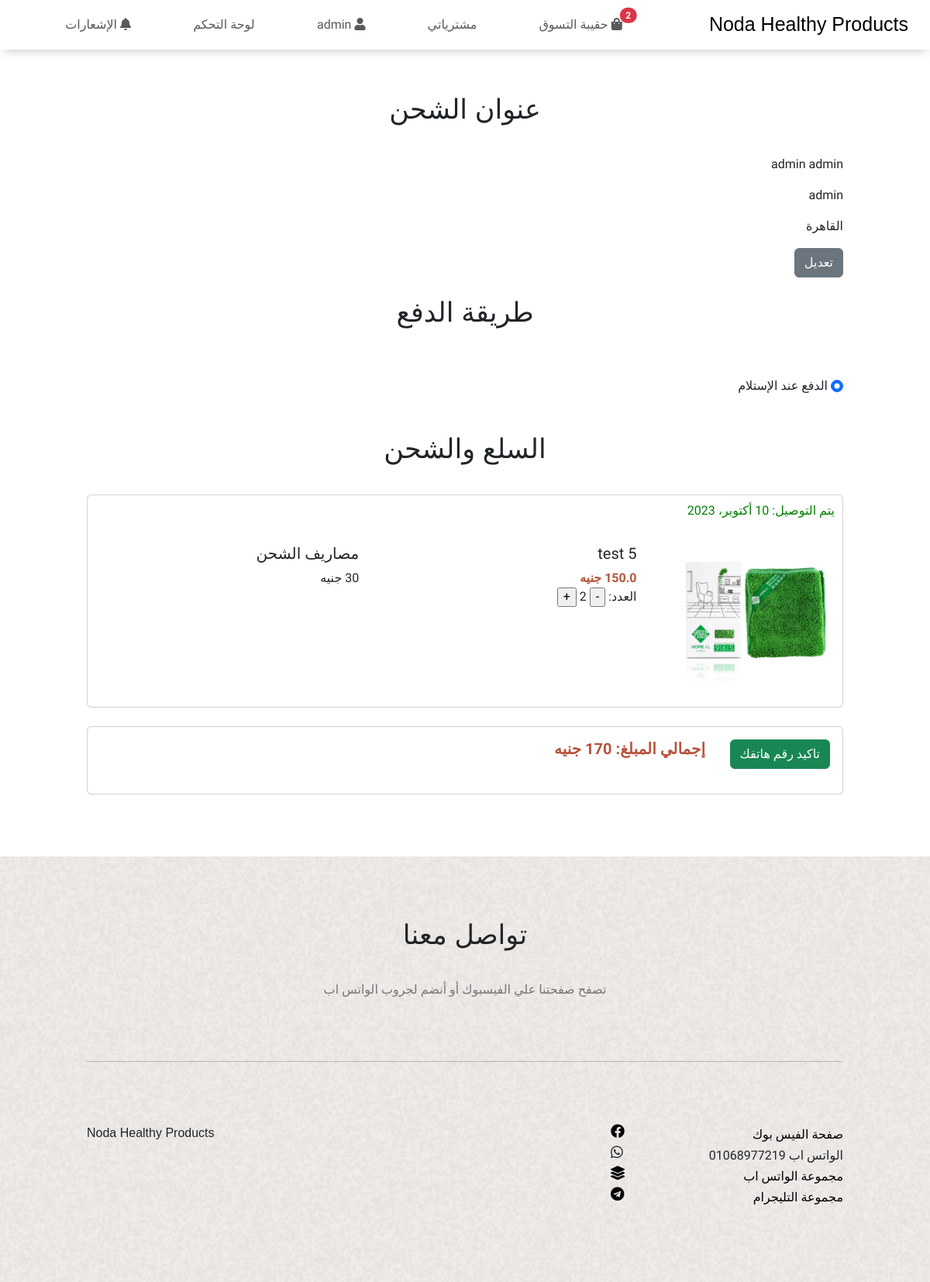
/purchase/ (signed in), run on an earlier commit of the app's database.
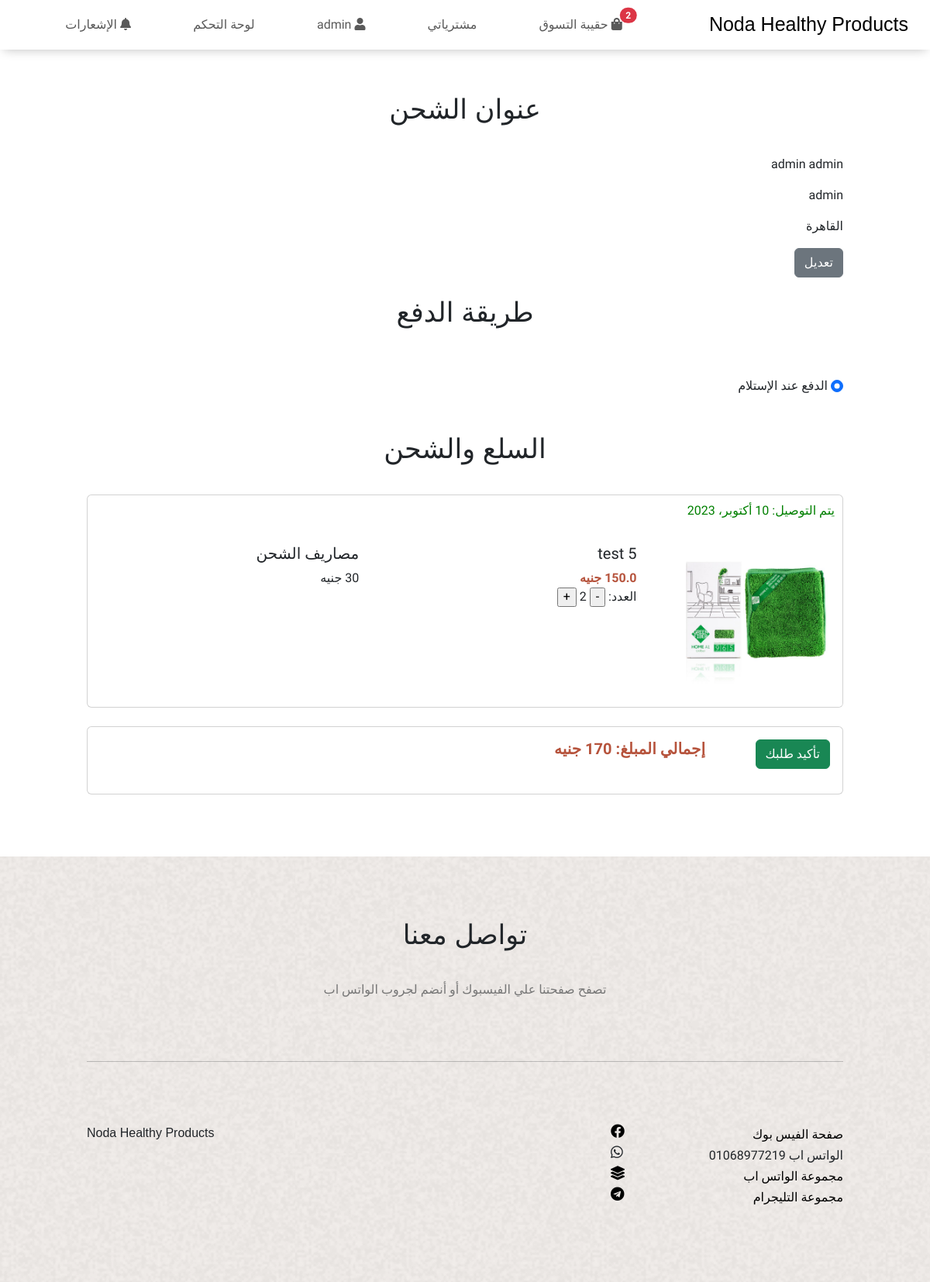
And on a later commit of the database.
### store/views.py (the view)
# urls.py: path('purchase/', views.purchase, name='purchase'),
def purchase(request):
    if request.user.products_in_cart < 1:
        messages.error(request, "لا يوجد اي منتجات فى السله")
        return redirect('/')
    orders = Order.objects.filter(user= request.user, is_confirmed=False)
    return render(request, 'purchase.html', {'orders' : orders})

### templates/purchase.html (shortened to what this page needs)
{% extends 'base.html' %}
{% load static %}
{% block style %}
<link rel="stylesheet" href="{% static 'css/purchase.css'%}" />
{% endblock %}
{% block content %}
  <div class="purchase">
    <div class="container">
      <form method="POST" action="/pay/">
        <h2>عنوان الشحن</h2>
        <p>{{ user.first_name }} {{ user.last_name }}</p>
        <p>{{ user.mobile }}</p>
        <p>{{ user.city.name }}</p>
        <a class="btn btn-secondary" href="/editProfile/purchase">تعديل</a>
        <br>
        <br>
        <h2>طريقة الدفع</h2>
        <br>
        <input class="form-check-input" type="radio" id="cashondelivery" name="fav_payment" value="cash" checked>
        <label class="form-check-label" for="cashondelivery">الدفع عند الإستلام</label><br>
        <br>
        <br>
        <h2>السلع والشحن</h2>
        {% for order in orders %}
          <div class="card">
            <h6 style="color: green; padding: 10px;">يتم التوصيل: 10 أكتوبر، 2023</h6>
            <div class="row">
              <div class="col-md-3">
                <img class="card-img" src="{{order.product.image.url}}" alt="">
              </div>
              <div class="col-md-9">
                <div class="card-body">
                  <div class="row">
                    <div class="col-6">
                      <h5 class="card-title">{{ order.product.name }}</h5>
                      <div class="card-text"><span style="color: #B6533C; font-weight: bolder;">{{order.price}} جنيه</span></div>
                      <label for="number" class="form-label">
                        العدد:
                      </label>
                      <div style="display: inline-block;" class="change-count">
                        <a href="changeCount/minus/{{ order.id }}"><input type="button" value="-"></a>
                        <span>{{order.count}}</span>
                        <a href="changeCount/add/{{ order.id }}"><input type="button" value="+"></a>
                      </div>
                    </div>
                    <div class="col-6">
                      <h5 class="card-title">مصاريف الشحن</h5>
                      <div class="card-text">30 جنيه</div>
                    </div>
                  </div>
                </div>
              </div>
            </div>
          </div>
        {% endfor %}
        <br>
        <div class="card">
          <div class="card-body">
            <div class="row">
              <div class="col-2">
                {% if user.is_verified %}
                  <p>
                    <input class="btn btn-success" autofocus type="submit" value="تأكيد طلبك">
                  </p>
                {% else %}
                  <a href="/sendVerifyPage">
                    <p>
                      <input class="btn btn-success" autofocus type="button" value="تاكيد رقم هاتفك">
                    </p>
                  </a>
                {% endif %}
              </div>
              <div class="col-10">
                <h5 style="color: #B6533C; font-weight: bolder;">إجمالي المبلغ: 170 جنيه</h5>
              </div>
            </div>
          </div>
        </div>
      </form>
    </div>
  </div>
{% endblock %}

What changed in the data, as far as the page shows it:
changed User "admin": is_verified False → True (drawn)
Also different on the page:
form field value: (not shown) → "تأكيد طلبك"
form field value: "تاكيد رقم هاتفك" → (not shown)
